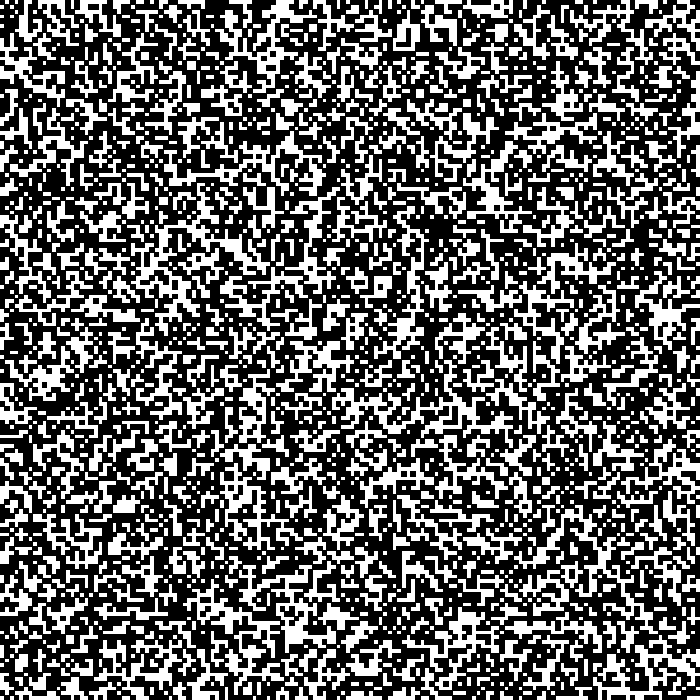
Frame 1 (no input)
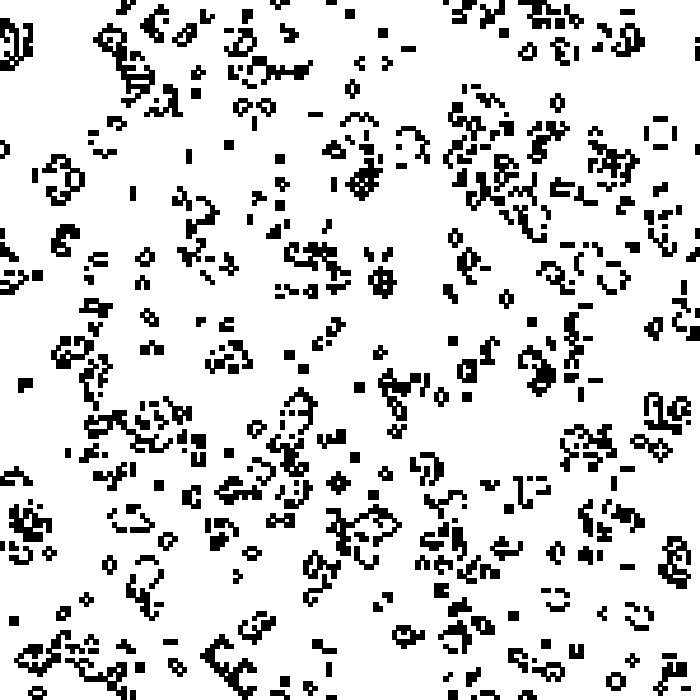
Frame 60 (the mouse pressed at the canvas centre just before this capture)
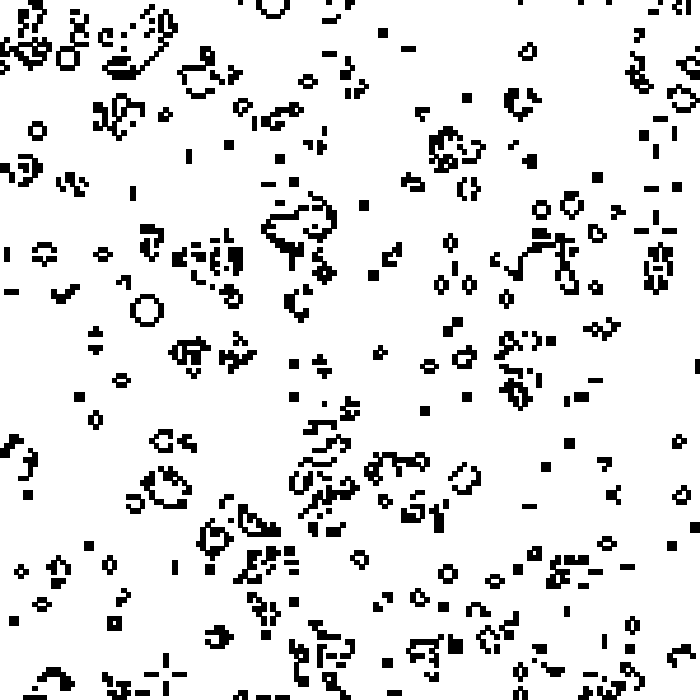
Frame 120 (the mouse held since frame 60 and released just before this capture)

The Processing sketch that drew these frames (run headless with seeded random() and noise(); from frame 60 on, the mouse is pressed at the canvas centre):

// Processing sketch: generative_art_j122
// ── generative_art_j122.pde
int[][] grid;
int cols = 150;
int rows  = 150;
void setup() {
  size(700, 700);
  background(255);
  pixelDensity(2);
  //noStroke();
  fill(0);
  grid = make2DArray(cols, rows);
  println(int(random(2)));
  frameRate(10);
}

int[][] make2DArray(int cols, int rows) {
  int[][] arr = new int[rows][cols];
  for (int i = 0; i < rows; i++) {
    for (int j = 0; j < cols; j++) {
        arr[i][j] = int(random(2));
    }
  }
  return arr;
}

int neighbors(int row, int col) {
  int sum = 0;
  for (int i = -1; i < 2; i++) {
    for (int j = -1; j < 2; j++) {
      int x = (col + i + cols) % cols;
      int y = (row + j + rows) % rows;
      sum += grid[y][x];
    }
  }
  sum -= grid[row][col];
  return sum;
}

int[][] update() {
  int[][] newg = new int[rows][cols];
  for (int i = 0; i < rows; i++) {
    for (int j = 0; j < cols; j++) {
      int neighbors = neighbors(i, j);   
      if (neighbors < 2)
        newg[i][j] = 0;
      else if (neighbors > 3)
        newg[i][j] = 0;
      else if ((neighbors == 3 || neighbors == 6) && grid[i][j] == 0)
        newg[i][j] = 1;
      else if ((neighbors == 2 || neighbors == 3) && grid[i][j] == 1)
        newg[i][j] = 1;
    }
  }
  return newg;
}

void draw() {
  background(255);
  float sx = float(width)/cols;
  float sy = float(height)/rows;
  for (int i = 0; i < rows; i++) {
    for (int j = 0; j < cols; j++) {
      if (grid[i][j] == 1)
        rect(j * sx, i * sy, sx, sy);
    }
  }
  grid = update();
}
